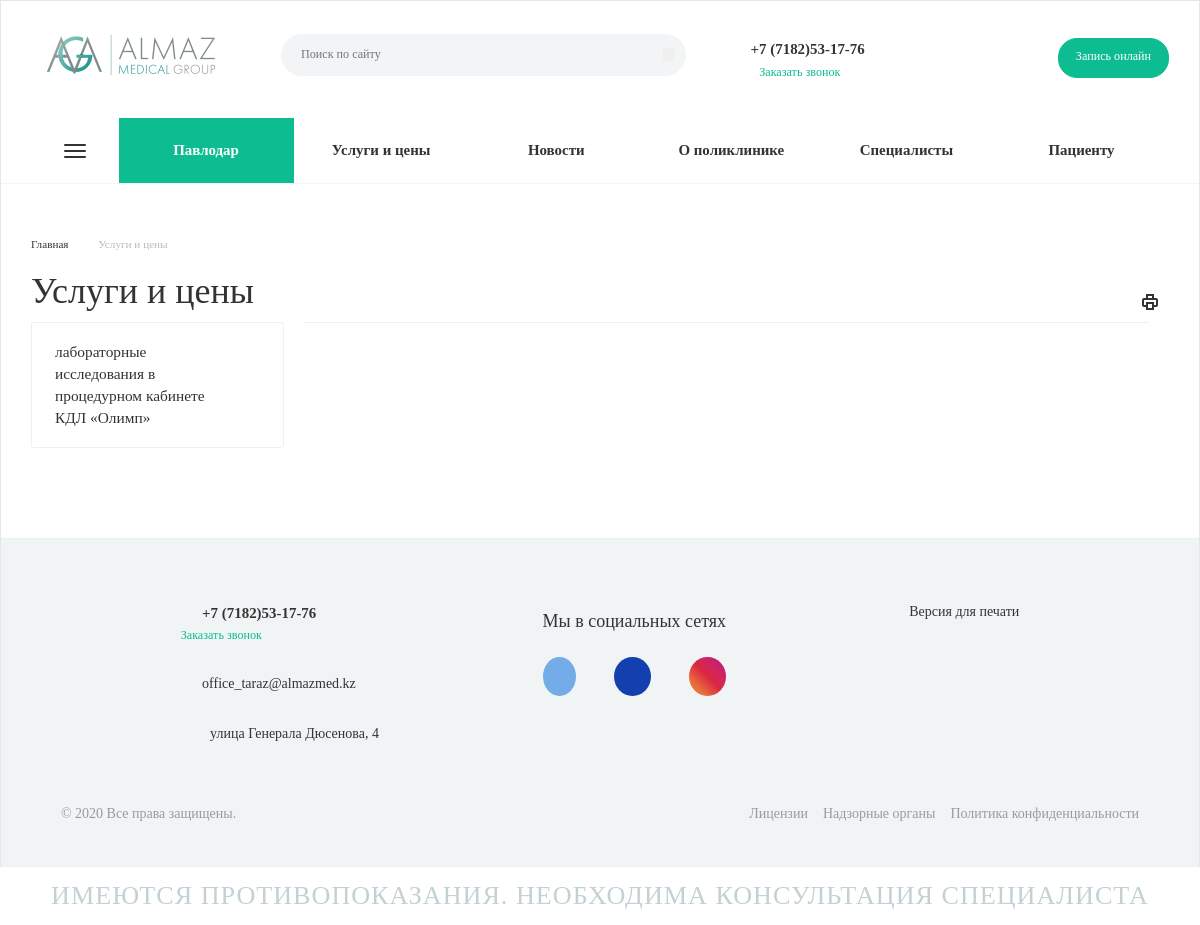
/pavlodar/uslugi, run on an earlier commit of the app's database.
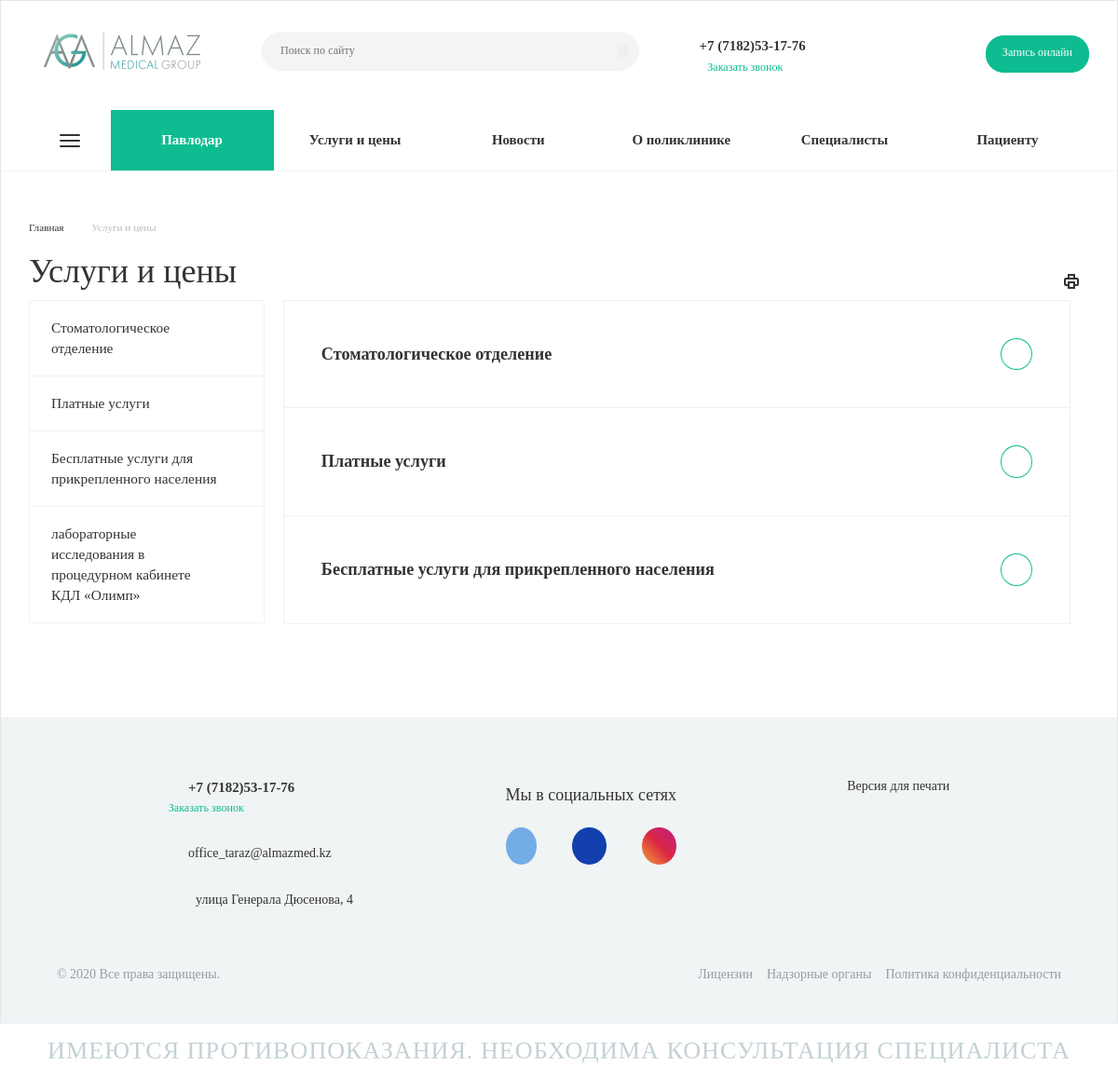
And on a later commit of the database.
### main/models.py (models this page shows, shortened)
class BranchPhone(models.Model):
    phone = models.TextField(default="")
    name = models.TextField(default="", blank=True, null=True)

class City(models.Model):
    name = models.TextField(default="")
    en_name = models.TextField(default="")

class Branch(models.Model):
    city = models.ForeignKey(City, on_delete=models.CASCADE, blank=True, null=True)
    address = models.TextField(default="")
    latitude = models.DecimalField(decimal_places=14, max_digits=16, blank=True, null=True)
    longitude = models.DecimalField(decimal_places=14, max_digits=16, blank=True, null=True)
    phones = models.ManyToManyField(BranchPhone, null=True, blank=True)
    image = models.ImageField(upload_to='branches', blank=True, null=True)
    description = models.TextField(default="")
    def get_tel(self):
        return self.phones.all()[0].phone.replace("-", "").replace("(","").replace(")","").replace(" ","")

class ServiceType(models.Model):
    services_types = models.ManyToManyField('ServiceType', null=True, blank=True)
    services = models.ManyToManyField(Service, null=True, blank=True)
    name = models.TextField(default="")
    is_top = models.BooleanField(default=False)
    branch = models.ForeignKey(Branch, on_delete=models.CASCADE, blank=True, null=True)

### main/views.py (the view)
# urls.py: path('uslugi', views.uslugi, name='uslugi'),
def uslugi(request, city):
    current_city = City.objects.filter(en_name=city).first()
    if not current_city:
        return redirect(reverse("main:index", kwargs={"city": City.objects.all().first().en_name}))
    branches = Branch.objects.filter(city=current_city)
    cities = City.objects.all()
    leaders = DirectionOfActivity.objects.filter(name="Руководители", branch__in=branches).first()
    services_types = ServiceType.objects.filter(is_top=True, branch__in=branches)
    activities = DirectionOfActivity.objects.filter(branch__in=branches)
    return render(request, "uslugi-i-tseny.html", {
        "path": [{"Услуги и цены": request.META.get('PATH_INFO', None)}],
        "cities": cities,
        "city": current_city,
        "activities": activities,
        "leaders": leaders,
        "current_lang": session_parameter(request,"lang"),
        "services_types": services_types,
        "branches": branches,
    })

### main/templates/uslugi-i-tseny.html (shortened to what this page needs)
{% extends "base.html" %}
{% load static %}
{% block body %}
	<body>
		<div class="main-section">
			<div class="wrapper">
				<div class="main-section__container">
					<div class="sidebar">
						<ul class="sidebar-menu">
							{%for type in services_types%}
								<li class="sidebar-menu__item dropdown-link">
									<div class="sidebar-menu__link dropdown-link">
										<a href="{%url 'main:sub_uslugi' city.en_name type.id%}" class="">
											<span>{{type.name}}</span>
										</a>
									</div>
								</li>
							{%endfor%}
							<li class="sidebar-menu__item dropdown-link">
								<div class="sidebar-menu__link dropdown-link">
									<a href="https://www.kdlolymp.kz/pricelist/nur-sultan" class="">
										<span>лабораторные исследования в процедурном кабинете КДЛ «Олимп»</span>
									</a>
								</div>
							</li>
						</ul>
					</div>
					<div class="article">
						<ul class="panel__list" style="margin-top: 0px;">
							{%if service_type%}
								{%for type in service_type.services_types.all%}
									<li class="panel__item">
										<div class="panel__item-top">
											<a href="{%url 'main:sub_uslugi' city.en_name type.id%}">{{type.name}}</a>
											<i class="fas fa-arrow-right hover-icon"></i>
										</div>
									</li>
								{%endfor%}
								{%for type in service_type.services.all%}
									<a href="{%url 'main:choose_doctor' city.en_name type.id%}">
										<li class="panel__item">
											<div class="panel__item-top" style="position: relative;">
												<div style="padding-right: 80px;">{{type.name}}</div>
												{%if type.price != 0%}
													<div class="price" style="position: absolute;right: 13%;">{{type.price}} тг</div>
												{%endif%}
												<i class="fas fa-arrow-right hover-icon"></i>
											</div>
										</li>
									</a>
								{%endfor%}
							{%else%}
								{%for type in services_types%}
									<li class="panel__item">
										<div class="panel__item-top">
											<a href="{%url 'main:sub_uslugi' city.en_name type.id%}">{{type.name}}</a>
											<i class="fas fa-arrow-right hover-icon"></i>
										</div>
									</li>
								{%endfor%}
							{%endif%}
						</ul>
					</div>
				</div>
			</div>
		</div>
		<div class="banner_warning">
		</div>
	</body>
{% endblock %}

### main/templates/base.html (shortened to what this page needs)
{% load static %}
{% block links %}
    <head>
        <link rel="stylesheet" href="{%static 'printjs/print.min.css'%}">
        <link rel="stylesheet" href="{%static 'css/root.css'%}">
        <link rel="stylesheet" href="{%static 'css/usugi-styles.css'%}">
        <link rel="stylesheet" href="{%static 'css/css.css'%}" />
        <link rel="stylesheet" href="{%static 'css/mobilemenu.css'%}" />
		<link rel="stylesheet" href="{%static 'styles/styles.css'%}" />
		<link rel="stylesheet" href="{%static 'css/font-awesome.min.css'%}"/>
		<link type="text/css" rel="stylesheet" href="{%static 'css/lightslider.css'%}" />
        <link rel="stylesheet" href="{%static 'bootstrap/css/bootstrap.min.css'%}" />
    </head>
{% endblock %}
{%block header%}
    <header>
        <div class="wrapper">
            <ul class="top-header__list">
                <li class="top-header__logo">
                    <a href="{%url 'main:index' city.en_name%}"> <img src="{%static 'img/logo.png'%}" /></a>
                </li>
                <li class="search-field">
                    <form action="{%url 'main:search' city.en_name%}" method="GET">
                        <div class="search-input-div">
                            <input
                                class="search-input twosmallfont"
                                type="text"
                                placeholder="Поиск по сайту"
                                autocomplete="off"
                                maxlength="50"
                                size="50"
                                id="search-input"
                                name="q"
                            />
                            <div class="search-button-div">
                                <button class="search-button" style="border:none;">
                                    <i class="fas fa-search"></i>
                                </button>
                            </div>
                        </div>
                    </form>
                </li>
                <li class="right-div" style="padding-top:10px;">
                    <div class="phone-block">
                        <div class="phone-number">
                            <i class="fas fa-phone-alt"></i>
                            {%with branches|first as branch%}
                                {%with branch.phones.all|first as phone%}
                                    <a src="tel:{{branch.get_tel}}">{{phone.phone}}</a>
                                {%endwith%}
                            {%endwith%}
                            <br>
                        </div>
                        <div class="callback-block twosmallfont">
                            <span>Заказать звонок</span>
                        </div>
                    </div>
                    <button class="online-order-button button button-default" style="height: 40px !important;">
                        <span>Запись онлайн</span>
                    </button>
                </li>
            </ul>
        </div>
    </header>
		<nav id="fixed-navbar" class="menu">
			<div class="wrapper">
				<div class="menu__list">
					<div class="menu__item" onclick="openMenuPage('menu-page-button')">
						<span class="menu-icon">
							<div></div>
							<div></div>
							<div></div>
						</span>
					</div>
                    <div class="menu__item filials" >
                        <a>{{city.name}}</a>
                    </div>
					<div class="menu__item" >
						<a href="{%url 'main:uslugi' city.en_name%}">Услуги и цены</a>
					</div>
					<a class="menu__item news-block" href="{%url 'main:news' city.en_name%}">Новости</a>
					<div class="menu__item" >
                        <a href="{%url 'main:about' city.en_name%}">О поликлинике</a>
                    </div>
                    <div class="menu__item">
                        <a href="{%url 'main:specialists' city.en_name%}">Специалисты</a>
                    </div>
					<div class="menu__item news" >
                        <a href="{%url 'main:patients' city.en_name%}">Пациенту</a>
                    </div>
				</div>
			</div>
        </nav>
{%endblock%}
{%block root%}
    {%if path%}
        <section class="page-top maxwidth-theme">
            <div class="wrapper">
                <div class="row">
                    <div class="col-md-12">
                        <ul class="breadcrumb2" id="navigation">
                                <li itemscope="" itemtype="http://data-vocabulary.org/Breadcrumb" id="">
                                    <a href="/" title="Главная" itemprop="url"><span itemprop="title">Главная</span></a>
                                </li>
                                <li class="" itemscope="" itemtype="http://data-vocabulary.org/Breadcrumb" id="">
                                    <span itemprop="title">
                                        {% with path|last as last %}
                                            {%for key,value in last.items%}
                                                {{key}}
                                            {%endfor%}
                                        {% endwith %}
                                    </span>
                                </li>
                        </ul>
                        <div class="page-top-main">
                            <div class="print-link"><i class="svg svg-print"></i></div>
                            <h1 id="pagetitle">
                                {% with path|last as last %}
                                    {%for key,value in last.items%}
                                        {{key}}
                                    {%endfor%}
                                {% endwith %}
                            </h1>
                        </div>
                    </div>
                </div>
            </div>
        </section>
    {%endif%}
{%endblock%}
{% block body%}
{% endblock %}
{% block footer %}
    <footer>
        <div class="top-footer">
            <ul class="top-footer__list">
                <li class="top-footer__item contact-block">
                    <div class="contact-block__item phone-block">
                        <div class="phone-number">
                            <i class="fas fa-phone-alt"></i>
                            {%with branches|first as branch%}
                                {%with branch.phones.all|first as phone%}
                                    <a src="tel:{{branch.get_tel}}">{{phone.phone}}</a>
                                {%endwith%}
                            {%endwith%}
                        </div>
                        <div class="callback-block twosmallfont">
                            <span>Заказать звонок</span>
                        </div>
                    </div>
                    <div class="contact-block__item">
                        <i class="far fa-envelope"></i>
                        <a src="mailto:office_taraz@almazmed.kz"
                            >office_taraz@almazmed.kz</a
                        >
                    </div>
                    <div class="contact-block__item">
                        <i class="fas fa-map-marker-alt"></i>
                        <span>
                            {%with branches|first as branch%}
                                {{branch.address}}
                            {%endwith%}
                        </span>
                    </div>
                </li>
                <li class="top-footer__item social-block">
                    <h4>Мы в социальных сетях</h4>
                    <ul>
                        <li class="vk">
                            <a
                                src="https://vk.com/tarazpoliklinika4"
                                target="_blank"
                                rel="nofollow"
                                title="Вконтакте"
                            >
                                <i class="fab fa-vk"></i>
                            </a>
                        </li>
                        <li class="facebook">
                            <a
                                src="https://www.facebook.com/tarazpoliklinika4/"
                                target="_blank"
                                rel="nofollow"
                                title="Facebook"
                            >
                                <i class="fab fa-facebook"></i>
                            </a>
                        </li>
                        <li class="instagram">
                            <a
                                src="https://www.instagram.com/tarazpoliklinika4/"
                                target="_blank"
                                rel="nofollow"
                                title="Instagram"
                            >
                                <i class="fab fa-instagram"></i>
                            </a>
                        </li>
                    </ul>
                </li>
                <li class="top-footer__item print-block">
                    <span><i class="fas fa-print"></i> Версия для печати</span>
                </li>
            </ul>
        </div>
        <div class="bottom-footer">
            <div class="copyright">© 2020 Все права защищены.</div>
            <div class="confidentiality-block">
                <ul class="confidentiality-block__list">
                    <li class="confidentiality-block__item">
                        <a src="">Лицензии</a>
                    </li>
                    <li class="confidentiality-block__item">
                        <a src="">Надзорные органы</a>
                    </li>
                    <li class="confidentiality-block__item">
                        <a src="">Политика конфиденциальности</a>
                    </li>
                </ul>
            </div>
        </div>
    </footer>
    <div class="banner_warning">
        Имеются противопоказания. Необходима консультация специалиста
    </div>
{% endblock %}

What changed in the data, as far as the page shows it:
added ServiceType: name "Стоматологическое отделение"
added ServiceType: name "Платные услуги"
added ServiceType: name "Бесплатные услуги для прикрепленного населения"
